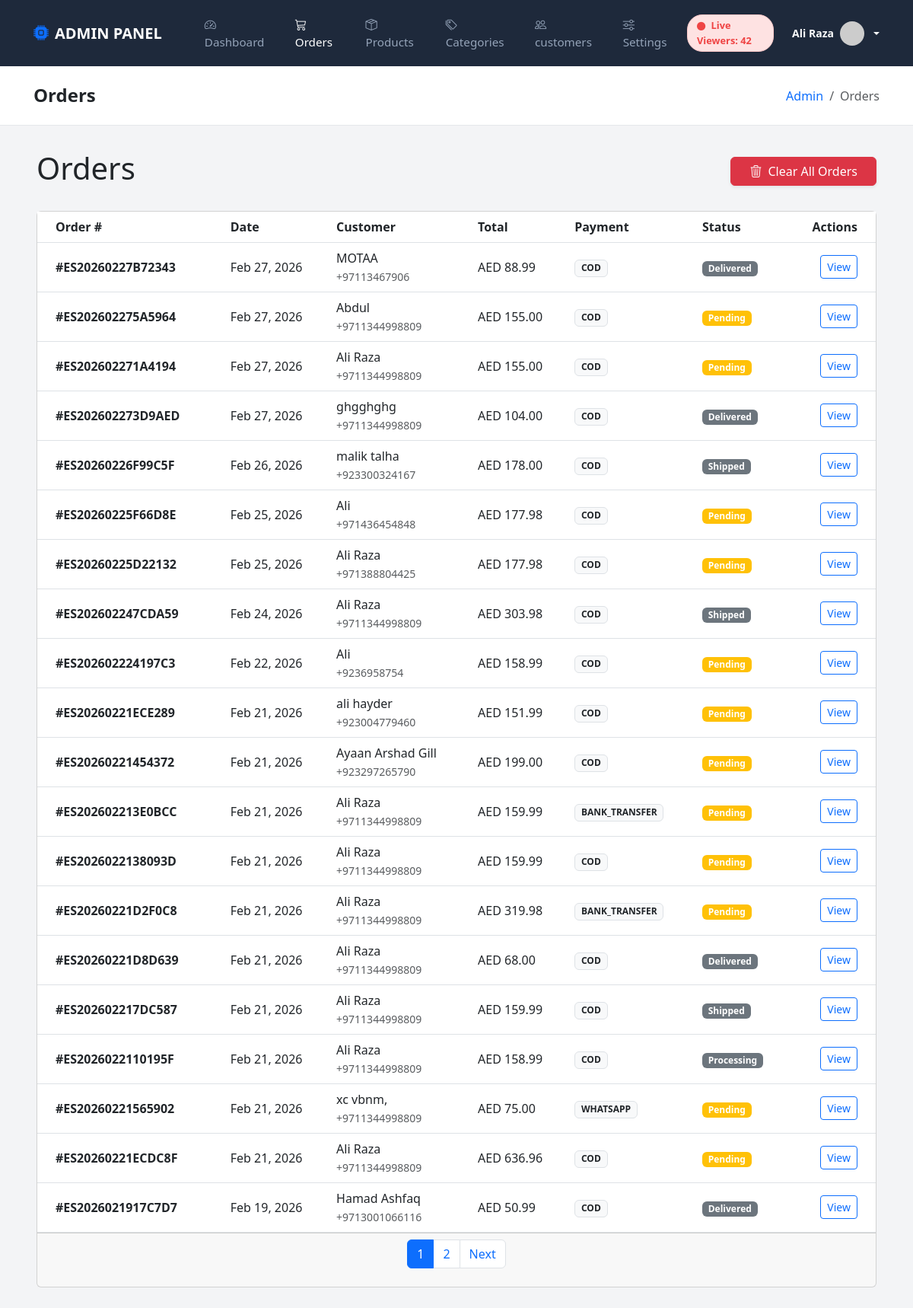
The app's page /admin/orders.php (signed in) with its own data.
### tables this page shows
CREATE TABLE `orders` (
  `id` int(11) UNSIGNED NOT NULL,
  `order_number` varchar(50) NOT NULL,
  `user_id` int(11) UNSIGNED DEFAULT NULL,
  `customer_email` varchar(100) NOT NULL,
  `customer_name` varchar(100) NOT NULL,
  `customer_phone` varchar(20) NOT NULL,
  `shipping_address` text NOT NULL,
  `billing_address` text DEFAULT NULL,
  `subtotal` decimal(10,2) NOT NULL,
  `shipping_cost` decimal(10,2) DEFAULT 0.00,
  `tax` decimal(10,2) DEFAULT 0.00,
  `discount` decimal(10,2) DEFAULT 0.00,
  `total` decimal(10,2) NOT NULL,
  `payment_method` varchar(50) NOT NULL,
  `payment_status` enum('pending','paid','failed','refunded') DEFAULT 'pending',
  `order_status` enum('pending','processing','shipped','delivered','cancelled') DEFAULT 'pending',
  `notes` text DEFAULT NULL,
  `tracking_number` varchar(100) DEFAULT NULL,
  `created_at` timestamp NOT NULL DEFAULT current_timestamp(),
  `updated_at` timestamp NOT NULL DEFAULT current_timestamp() ON UPDATE current_timestamp()
);

### config/config.php (called while the page is built, shortened)
<?php
spl_autoload_register(function ($class) {
    $paths = [
        INCLUDES_PATH . '/' . $class . '.php',
        INCLUDES_PATH . '/models/' . $class . '.php',
        ADMIN_PATH . '/controllers/' . $class . '.php',
    ];
    foreach ($paths as $path) {
        if (file_exists($path)) {
            return;
        }
    }
});

### includes/Database.php (called while the page is built, shortened)
<?php
class Database
{
    private static $instance = null;
    private $connection;
    private function __construct()
    {
        try {
            $dsn = "mysql:host=" . DB_HOST . ";dbname=" . DB_NAME . ";charset=" . DB_CHARSET;
            $options = [
                PDO::ATTR_ERRMODE => PDO::ERRMODE_EXCEPTION,
                PDO::ATTR_DEFAULT_FETCH_MODE => PDO::FETCH_ASSOC,
                PDO::ATTR_EMULATE_PREPARES => false,
                PDO::MYSQL_ATTR_INIT_COMMAND => "SET NAMES " . DB_CHARSET
            ];
            $this->connection = new PDO($dsn, DB_USER, DB_PASS, $options);
        } catch (PDOException $e) {
            die("Database connection failed: " . $e->getMessage());
        }
    }
    public static function getInstance()
    {
        if (self::$instance === null) {
            self::$instance = new self();
        }
        return self::$instance;
    }
    public function query($sql, $params = [])
    {
        try {
            $stmt = $this->connection->prepare($sql);
            $stmt->execute($params);
            return $stmt;
        } catch (PDOException $e) {
            error_log("Database query error: " . $e->getMessage());
            throw $e;
        }
    }
    public function fetchAll($sql, $params = [])
    {
        $stmt = $this->query($sql, $params);
        return $stmt->fetchAll();
    }
    public function fetchOne($sql, $params = [])
    {
        $stmt = $this->query($sql, $params);
        return $stmt->fetch();
    }
}

### includes/Security.php (called while the page is built, shortened)
<?php
class Security
{
    public static function escape($string)
    {
        return htmlspecialchars($string, ENT_QUOTES, 'UTF-8');
    }
}

### admin/orders.php (the view, shortened to what this page needs)
<?php
require_once __DIR__ . '/../config/config.php';
$db = Database::getInstance();
require_once 'includes/header.php';
$page = $_GET['page'] ?? 1;
$total = $db->fetchOne("SELECT COUNT(*) as count FROM orders")['count'] ?? 0;
$perPage = 20;
$totalPages = ceil($total / $perPage);
$offset = ($page - 1) * $perPage;
$orders = $db->fetchAll(
    "SELECT * FROM orders ORDER BY created_at DESC LIMIT $perPage OFFSET $offset"
);
?>
<div class="d-flex justify-content-between align-items-center mb-4">
    <h1>Orders</h1>
    <form method="POST"
        onsubmit="return confirm('CRITICAL: This will permanently delete ALL orders and their history. Are you absolutely sure?');">
        <button type="submit" class="btn btn-danger d-flex align-items-center gap-2 shadow-sm px-4">
            <i class="bi bi-trash3"></i> Clear All Orders
        </button>
    </form>
</div>
<div class="card">
    <div class="card-body p-0">
        <div class="table-responsive">
            <table class="table table-hover align-middle mb-0">
                <thead class="bg-light">
                    <tr>
                        <th class="ps-4">Order #</th>
                        <th>Date</th>
                        <th>Customer</th>
                        <th>Total</th>
                        <th>Payment</th>
                        <th>Status</th>
                        <th class="text-end pe-4">Actions</th>
                    </tr>
                </thead>
                <tbody>
                    <?php if (empty($orders)): ?>
                        <tr>
                            <td colspan="7" class="text-center py-5">
                                <p class="text-muted mb-0">No orders found.</p>
                            </td>
                        </tr>
                    <?php else: ?>
                        <?php foreach ($orders as $order): ?>
                            <tr>
                                <td class="ps-4">
                                    <span class="fw-bold">#<?php echo $order['order_number']; ?></span>
                                </td>
                                <td><?php echo date('M d, Y', strtotime($order['created_at'])); ?></td>
                                <td>
                                    <div><?php echo Security::escape($order['customer_name']); ?></div>
                                    <small class="text-muted"><?php echo Security::escape($order['customer_phone']); ?></small>
                                </td>
                                <td><?php echo Helpers::formatPrice($order['total']); ?></td>
                                <td>
                                    <span class="badge bg-light text-dark border">
                                        <?php echo strtoupper($order['payment_method']); ?>
                                    </span>
                                </td>
                                <td>
                                    <?php
                                    $statusClass = 'secondary';
                                    if ($order['order_status'] === 'pending')
                                        $statusClass = 'warning';
                                    ?>
                                    <span class="badge bg-<?php echo $statusClass; ?>">
                                        <?php echo ucfirst($order['order_status']); ?>
                                    </span>
                                </td>
                                <td class="text-end pe-4">
                                    <a href="<?php echo Helpers::adminUrl('order-details.php?id=' . $order['id']); ?>"
                                        class="btn btn-sm btn-outline-primary">
                                        View
                                    </a>
                                </td>
                            </tr>
                        <?php endforeach; ?>
                    <?php endif; ?>
                </tbody>
            </table>
        </div>
    </div>
    <?php if ($totalPages > 1): ?>
        <div class="card-footer">
            <?php echo Helpers::paginationLinks($page, $totalPages, Helpers::adminUrl('orders.php')); ?>
        </div>
    <?php endif; ?>
</div>
<?php require_once 'includes/footer.php'; ?>

### admin/includes/header.php (style rules this page uses)
:root { --admin-primary: #4f46e5; --admin-bg: #f3f4f6; }
body { background-color: var(--admin-bg); font-family: 'Segoe UI', Tahoma, Geneva, Verdana, sans-serif; }

### records on screen
orders: order_number "ES20260227B72343", created_at "Feb 27, 2026", customer_name "MOTAA", customer_phone "+97113467906", total "AED 88.99", payment_method "COD", order_status "Delivered"
orders: order_number "ES202602275A5964", created_at "Feb 27, 2026", customer_name "Abdul", customer_phone "+9711344998809", total "AED 155.00", payment_method "COD", order_status "Pending"
orders: order_number "ES202602271A4194", created_at "Feb 27, 2026", customer_name "Ali Raza", customer_phone "+9711344998809", total "AED 155.00", payment_method "COD", order_status "Pending"
orders: order_number "ES202602273D9AED", created_at "Feb 27, 2026", customer_name "ghgghghg", customer_phone "+9711344998809", total "AED 104.00", payment_method "COD", order_status "Delivered"
orders: order_number "ES20260226F99C5F", created_at "Feb 26, 2026", customer_name "malik talha", customer_phone "+923300324167", total "AED 178.00", payment_method "COD", order_status "Shipped"
orders: order_number "ES20260225F66D8E", created_at "Feb 25, 2026", customer_name "Ali", customer_phone "+971436454848", total "AED 177.98", payment_method "COD", order_status "Pending"
orders: order_number "ES20260225D22132", created_at "Feb 25, 2026", customer_name "Ali Raza", customer_phone "+971388804425", total "AED 177.98", payment_method "COD", order_status "Pending"
orders: order_number "ES202602247CDA59", created_at "Feb 24, 2026", customer_name "Ali Raza", customer_phone "+9711344998809", total "AED 303.98", payment_method "COD", order_status "Shipped"
orders: order_number "ES202602224197C3", created_at "Feb 22, 2026", customer_name "Ali", customer_phone "+9236958754", total "AED 158.99", payment_method "COD", order_status "Pending"
orders: order_number "ES20260221ECE289", created_at "Feb 21, 2026", customer_name "ali hayder", customer_phone "+923004779460", total "AED 151.99", payment_method "COD", order_status "Pending"
orders: order_number "ES20260221454372", created_at "Feb 21, 2026", customer_name "Ayaan Arshad Gill", customer_phone "+923297265790", total "AED 199.00", payment_method "COD", order_status "Pending"
orders: order_number "ES202602213E0BCC", created_at "Feb 21, 2026", customer_name "Ali Raza", customer_phone "+9711344998809", total "AED 159.99", payment_method "BANK_TRANSFER", order_status "Pending"
orders: order_number "ES2026022138093D", created_at "Feb 21, 2026", customer_name "Ali Raza", customer_phone "+9711344998809", total "AED 159.99", payment_method "COD", order_status "Pending"
orders: order_number "ES20260221D2F0C8", created_at "Feb 21, 2026", customer_name "Ali Raza", customer_phone "+9711344998809", total "AED 319.98", payment_method "BANK_TRANSFER", order_status "Pending"
orders: order_number "ES20260221D8D639", created_at "Feb 21, 2026", customer_name "Ali Raza", customer_phone "+9711344998809", total "AED 68.00", payment_method "COD", order_status "Delivered"
orders: order_number "ES202602217DC587", created_at "Feb 21, 2026", customer_name "Ali Raza", customer_phone "+9711344998809", total "AED 159.99", payment_method "COD", order_status "Shipped"
orders: order_number "ES2026022110195F", created_at "Feb 21, 2026", customer_name "Ali Raza", customer_phone "+9711344998809", total "AED 158.99", payment_method "COD", order_status "Processing"
orders: order_number "ES20260221565902", created_at "Feb 21, 2026", customer_name "xc vbnm,", customer_phone "+9711344998809", total "AED 75.00", payment_method "WHATSAPP", order_status "Pending"
orders: order_number "ES20260221ECDC8F", created_at "Feb 21, 2026", customer_name "Ali Raza", customer_phone "+9711344998809", total "AED 636.96", payment_method "COD", order_status "Pending"
orders: order_number "ES2026021917C7D7", created_at "Feb 19, 2026", customer_name "Hamad Ashfaq", customer_phone "+9713001066116", total "AED 50.99", payment_method "COD", order_status "Delivered"

### other values on screen
Security::escape($adminName) "Ali Raza"
$pageTitle "Orders"
